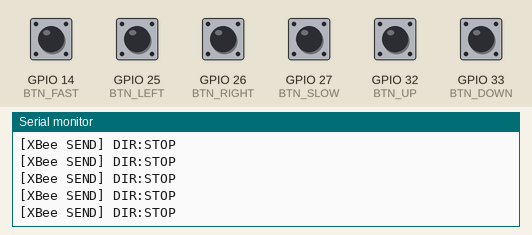
Bench run of a sketch on a simulated ESP32. Shown: the last lines printed to the serial monitor. The inputs (shaded band) are chosen by the test bench; at power-on: GPIO 14 (BTN_FAST), GPIO 25 (BTN_LEFT), GPIO 26 (BTN_RIGHT), GPIO 27 (BTN_SLOW), GPIO 32 (BTN_UP), GPIO 33 (BTN_DOWN) HIGH.

Above: at 1.2 s.
1.3 s: GPIO 14 (BTN_FAST) pulled LOW for 0.15 s
At 1.57 s:
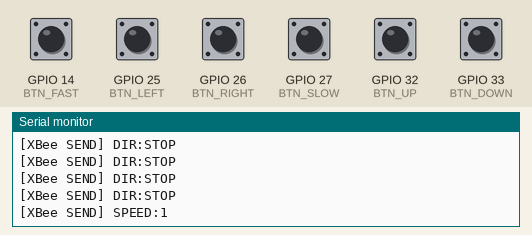
2.9 s: GPIO 25 (BTN_LEFT) pulled LOW for 0.15 s
At 3.01 s:
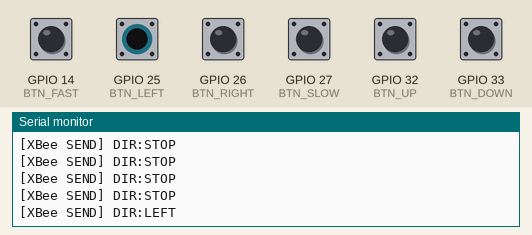
4.5 s: GPIO 26 (BTN_RIGHT) pulled LOW for 0.15 s
At 4.62 s:
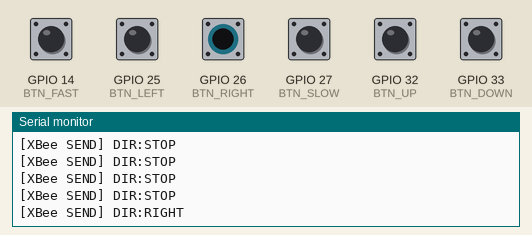
6.1 s: GPIO 32 (BTN_UP) pulled LOW for 0.15 s
At 6.22 s:
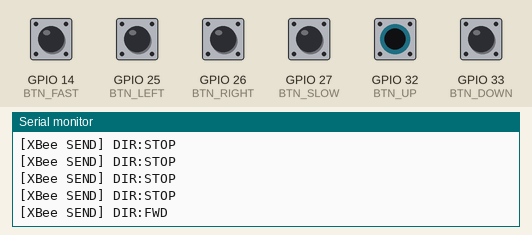
7.7 s: GPIO 33 (BTN_DOWN) pulled LOW for 0.15 s
At 7.83 s:
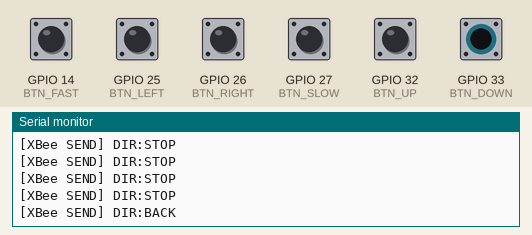
9.3 s: GPIO 27 (BTN_SLOW) pulled LOW for 0.15 s
At 9.57 s:
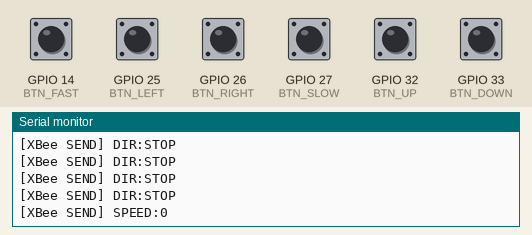

The sketch:

ESP32_XBee_Remote.ino
```cpp
#include <Arduino.h>

// ---- XBee UART ----
#define XBEE_RX 16
#define XBEE_TX 17

// ---- Irány gombok ----
#define BTN_UP     32
#define BTN_DOWN   33
#define BTN_LEFT   25
#define BTN_RIGHT  26

// ---- Sebesség mód gombok ----
#define BTN_SLOW   27
#define BTN_FAST   14

// ---- Küldendő adatok ----
int speedMode = 0; // 0 = lassú, 1 = gyors

void sendCommand(const String &cmd) {
  Serial2.println(cmd);
  Serial.println("[XBee SEND] " + cmd);
}

void setup() {
  Serial.begin(115200);
  Serial2.begin(9600, SERIAL_8N1, XBEE_RX, XBEE_TX);

  pinMode(BTN_UP, INPUT_PULLUP);
  pinMode(BTN_DOWN, INPUT_PULLUP);
  pinMode(BTN_LEFT, INPUT_PULLUP);
  pinMode(BTN_RIGHT, INPUT_PULLUP);

  pinMode(BTN_SLOW, INPUT_PULLUP);
  pinMode(BTN_FAST, INPUT_PULLUP);

  Serial.println("Transmitter ready!");
}

void loop() {

  // ---- Sebesség mód gombok kezelése ----
  if (!digitalRead(BTN_SLOW)) {
    speedMode = 0;
    sendCommand("SPEED:0");
    delay(300);
  }
  if (!digitalRead(BTN_FAST)) {
    speedMode = 1;
    sendCommand("SPEED:1");
    delay(300);
  }

  // ---- Irányok küldése ----
  if (!digitalRead(BTN_UP)) {
    sendCommand("DIR:FWD");
  }
  else if (!digitalRead(BTN_DOWN)) {
    sendCommand("DIR:BACK");
  }
  else if (!digitalRead(BTN_LEFT)) {
    sendCommand("DIR:LEFT");
  }
  else if (!digitalRead(BTN_RIGHT)) {
    sendCommand("DIR:RIGHT");
  }
  else {
    // Ha semmit nem nyom, STOP legyen
    sendCommand("DIR:STOP");
  }

  delay(80);
}
```

Measured:
- after the input at 1.3 s, the serial monitor: prints a new line after 0.06 s (image 1)
- after the input at 2.9 s, the serial monitor: prints a new line after 0.05 s (image 2)
- after the input at 4.5 s, the serial monitor: prints a new line after 0.05 s (image 3)
- after the input at 6.1 s, the serial monitor: prints a new line after 0.06 s (image 4)
- after the input at 7.7 s, the serial monitor: prints a new line after 0.06 s (image 5)
- after the input at 9.3 s, the serial monitor: prints a new line after 0.07 s (image 6)
